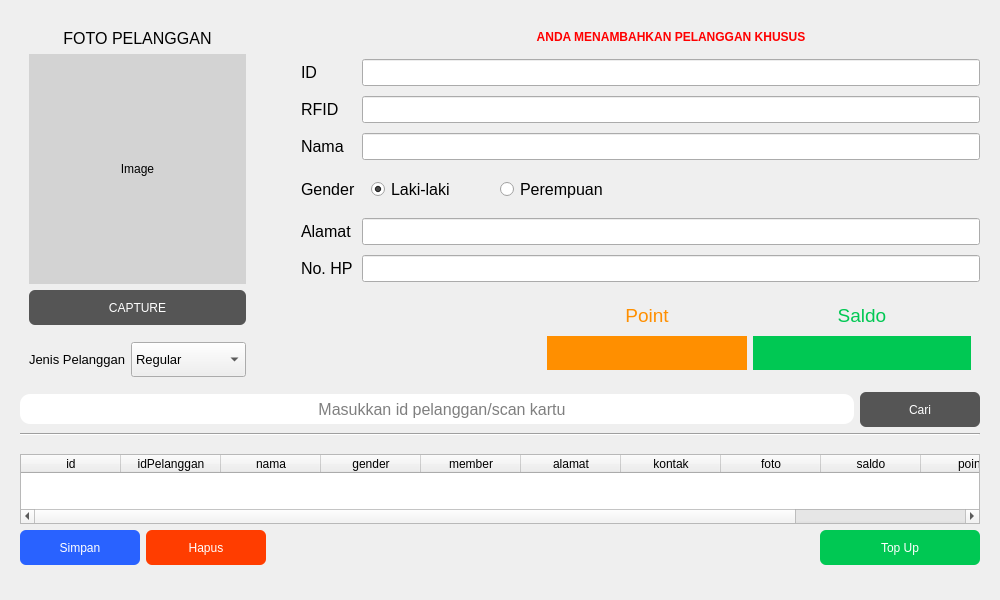
<?xml version="1.0" encoding="UTF-8"?>
<ui version="4.0">
 <class>Form</class>
 <widget class="QWidget" name="Form">
  <property name="geometry">
   <rect>
    <x>0</x>
    <y>0</y>
    <width>1000</width>
    <height>600</height>
   </rect>
  </property>
  <property name="minimumSize">
   <size>
    <width>600</width>
    <height>600</height>
   </size>
  </property>
  <property name="windowTitle">
   <string>Form</string>
  </property>
  <property name="styleSheet">
   <string notr="true"/>
  </property>
  <layout class="QHBoxLayout" name="horizontalLayout">
   <item>
    <widget class="QWidget" name="pelangganWidget" native="true">
     <property name="minimumSize">
      <size>
       <width>350</width>
       <height>0</height>
      </size>
     </property>
     <property name="maximumSize">
      <size>
       <width>16777215</width>
       <height>16777215</height>
      </size>
     </property>
     <property name="styleSheet">
      <string notr="true"/>
     </property>
     <layout class="QVBoxLayout" name="verticalLayout_3">
      <property name="spacing">
       <number>0</number>
      </property>
      <property name="leftMargin">
       <number>0</number>
      </property>
      <property name="topMargin">
       <number>0</number>
      </property>
      <property name="rightMargin">
       <number>0</number>
      </property>
      <property name="bottomMargin">
       <number>0</number>
      </property>
      <item>
       <widget class="QWidget" name="widget_4" native="true">
        <property name="styleSheet">
         <string notr="true"/>
        </property>
        <layout class="QGridLayout" name="gridLayout_3">
         <item row="0" column="1">
          <layout class="QGridLayout" name="gridLayout_2">
           <item row="8" column="1">
            <widget class="QWidget" name="widget_7" native="true">
             <property name="maximumSize">
              <size>
               <width>16777215</width>
               <height>87</height>
              </size>
             </property>
             <layout class="QGridLayout" name="gridLayout_4">
              <item row="0" column="2">
               <widget class="QLabel" name="labelsaldo">
                <property name="font">
                 <font>
                  <pointsize>14</pointsize>
                 </font>
                </property>
                <property name="styleSheet">
                 <string notr="true">color: #00c853;</string>
                </property>
                <property name="text">
                 <string>Saldo</string>
                </property>
                <property name="alignment">
                 <set>Qt::AlignCenter</set>
                </property>
               </widget>
              </item>
              <item row="1" column="2">
               <widget class="QLineEdit" name="saldo">
                <property name="maximumSize">
                 <size>
                  <width>250</width>
                  <height>16777215</height>
                 </size>
                </property>
                <property name="styleSheet">
                 <string notr="true">background-color: #00c853;
border: 2px solid #00c853;
color:white;
padding: 0 3px;
font-size: 18pt;</string>
                </property>
                <property name="alignment">
                 <set>Qt::AlignCenter</set>
                </property>
                <property name="readOnly">
                 <bool>true</bool>
                </property>
               </widget>
              </item>
              <item row="0" column="1">
               <widget class="QLabel" name="labelpoint">
                <property name="maximumSize">
                 <size>
                  <width>16777215</width>
                  <height>16777215</height>
                 </size>
                </property>
                <property name="font">
                 <font>
                  <pointsize>14</pointsize>
                 </font>
                </property>
                <property name="styleSheet">
                 <string notr="true">	color: #ff8f00;</string>
                </property>
                <property name="text">
                 <string>Point</string>
                </property>
                <property name="alignment">
                 <set>Qt::AlignCenter</set>
                </property>
               </widget>
              </item>
              <item row="1" column="1">
               <widget class="QLineEdit" name="point">
                <property name="maximumSize">
                 <size>
                  <width>200</width>
                  <height>16777215</height>
                 </size>
                </property>
                <property name="styleSheet">
                 <string notr="true">background-color: #ff8f00;
border: 2px solid #ff8f00;
color:white;
font-size: 18pt;</string>
                </property>
                <property name="alignment">
                 <set>Qt::AlignCenter</set>
                </property>
                <property name="readOnly">
                 <bool>true</bool>
                </property>
               </widget>
              </item>
              <item row="1" column="0">
               <spacer name="horizontalSpacer_2">
                <property name="orientation">
                 <enum>Qt::Horizontal</enum>
                </property>
                <property name="sizeHint" stdset="0">
                 <size>
                  <width>40</width>
                  <height>20</height>
                 </size>
                </property>
               </spacer>
              </item>
             </layout>
            </widget>
           </item>
           <item row="6" column="1">
            <widget class="QLineEdit" name="alamat">
             <property name="font">
              <font>
               <pointsize>12</pointsize>
              </font>
             </property>
             <property name="clearButtonEnabled">
              <bool>true</bool>
             </property>
            </widget>
           </item>
           <item row="3" column="0">
            <widget class="QLabel" name="labelnama">
             <property name="font">
              <font>
               <pointsize>12</pointsize>
              </font>
             </property>
             <property name="text">
              <string>Nama</string>
             </property>
            </widget>
           </item>
           <item row="2" column="1">
            <widget class="QLineEdit" name="rfid">
             <property name="font">
              <font>
               <pointsize>12</pointsize>
              </font>
             </property>
            </widget>
           </item>
           <item row="1" column="0">
            <widget class="QLabel" name="labelid">
             <property name="font">
              <font>
               <pointsize>12</pointsize>
              </font>
             </property>
             <property name="text">
              <string>ID</string>
             </property>
            </widget>
           </item>
           <item row="4" column="1">
            <widget class="QWidget" name="widget" native="true">
             <property name="maximumSize">
              <size>
               <width>270</width>
               <height>38</height>
              </size>
             </property>
             <layout class="QHBoxLayout" name="horizontalLayout_2">
              <item>
               <widget class="QRadioButton" name="radioButton">
                <property name="font">
                 <font>
                  <pointsize>12</pointsize>
                 </font>
                </property>
                <property name="text">
                 <string>Laki-laki</string>
                </property>
                <property name="checked">
                 <bool>true</bool>
                </property>
               </widget>
              </item>
              <item>
               <widget class="QRadioButton" name="radioButton_2">
                <property name="font">
                 <font>
                  <pointsize>12</pointsize>
                 </font>
                </property>
                <property name="text">
                 <string>Perempuan</string>
                </property>
               </widget>
              </item>
             </layout>
            </widget>
           </item>
           <item row="7" column="0">
            <widget class="QLabel" name="labelhp">
             <property name="font">
              <font>
               <pointsize>12</pointsize>
              </font>
             </property>
             <property name="text">
              <string>No. HP</string>
             </property>
            </widget>
           </item>
           <item row="1" column="1">
            <widget class="QLineEdit" name="ID">
             <property name="font">
              <font>
               <pointsize>12</pointsize>
              </font>
             </property>
             <property name="placeholderText">
              <string/>
             </property>
             <property name="clearButtonEnabled">
              <bool>true</bool>
             </property>
            </widget>
           </item>
           <item row="7" column="1">
            <widget class="QLineEdit" name="hp">
             <property name="font">
              <font>
               <pointsize>12</pointsize>
              </font>
             </property>
             <property name="clearButtonEnabled">
              <bool>true</bool>
             </property>
            </widget>
           </item>
           <item row="3" column="1">
            <widget class="QLineEdit" name="nama">
             <property name="font">
              <font>
               <pointsize>12</pointsize>
              </font>
             </property>
             <property name="clearButtonEnabled">
              <bool>true</bool>
             </property>
            </widget>
           </item>
           <item row="4" column="0">
            <widget class="QLabel" name="labelgender">
             <property name="font">
              <font>
               <pointsize>12</pointsize>
              </font>
             </property>
             <property name="text">
              <string>Gender</string>
             </property>
            </widget>
           </item>
           <item row="2" column="0">
            <widget class="QLabel" name="labelrfid">
             <property name="font">
              <font>
               <pointsize>12</pointsize>
              </font>
             </property>
             <property name="text">
              <string>RFID</string>
             </property>
            </widget>
           </item>
           <item row="6" column="0">
            <widget class="QLabel" name="labelAlamat">
             <property name="font">
              <font>
               <pointsize>12</pointsize>
              </font>
             </property>
             <property name="text">
              <string>Alamat</string>
             </property>
            </widget>
           </item>
           <item row="0" column="1">
            <widget class="QLabel" name="Khusus">
             <property name="maximumSize">
              <size>
               <width>16777215</width>
               <height>25</height>
              </size>
             </property>
             <property name="font">
              <font>
               <weight>75</weight>
               <bold>true</bold>
              </font>
             </property>
             <property name="styleSheet">
              <string notr="true">color: red;</string>
             </property>
             <property name="text">
              <string>ANDA MENAMBAHKAN PELANGGAN KHUSUS</string>
             </property>
             <property name="alignment">
              <set>Qt::AlignCenter</set>
             </property>
            </widget>
           </item>
          </layout>
         </item>
         <item row="3" column="0" colspan="2">
          <widget class="Line" name="line_3">
           <property name="styleSheet">
            <string notr="true"/>
           </property>
           <property name="orientation">
            <enum>Qt::Horizontal</enum>
           </property>
          </widget>
         </item>
         <item row="0" column="0">
          <widget class="QWidget" name="widget_6" native="true">
           <property name="minimumSize">
            <size>
             <width>0</width>
             <height>0</height>
            </size>
           </property>
           <property name="styleSheet">
            <string notr="true"/>
           </property>
           <layout class="QGridLayout" name="gridLayout">
            <item row="4" column="2">
             <spacer name="verticalSpacer">
              <property name="orientation">
               <enum>Qt::Vertical</enum>
              </property>
              <property name="sizeType">
               <enum>QSizePolicy::Maximum</enum>
              </property>
              <property name="sizeHint" stdset="0">
               <size>
                <width>20</width>
                <height>37</height>
               </size>
              </property>
             </spacer>
            </item>
            <item row="1" column="3">
             <spacer name="horizontalSpacer_4">
              <property name="orientation">
               <enum>Qt::Horizontal</enum>
              </property>
              <property name="sizeType">
               <enum>QSizePolicy::Maximum</enum>
              </property>
              <property name="sizeHint" stdset="0">
               <size>
                <width>40</width>
                <height>20</height>
               </size>
              </property>
             </spacer>
            </item>
            <item row="5" column="0">
             <widget class="QLabel" name="label_jenis">
              <property name="font">
               <font>
                <pointsize>10</pointsize>
               </font>
              </property>
              <property name="text">
               <string>Jenis Pelanggan</string>
              </property>
             </widget>
            </item>
            <item row="1" column="0" colspan="3">
             <widget class="QLabel" name="img">
              <property name="minimumSize">
               <size>
                <width>180</width>
                <height>230</height>
               </size>
              </property>
              <property name="styleSheet">
               <string notr="true">background: lightgrey;</string>
              </property>
              <property name="text">
               <string>Image</string>
              </property>
              <property name="alignment">
               <set>Qt::AlignCenter</set>
              </property>
             </widget>
            </item>
            <item row="2" column="0" colspan="3">
             <widget class="QPushButton" name="foto">
              <property name="minimumSize">
               <size>
                <width>0</width>
                <height>35</height>
               </size>
              </property>
              <property name="styleSheet">
               <string notr="true">QPushButton {
	background: #555;
	border-radius: 6px;
	border: none;
	color: white;
	outline: none;
}

QPushButton:pressed {
	border: 2px solid #555;
	background: white;
	color: #555;
}</string>
              </property>
              <property name="text">
               <string>CAPTURE</string>
              </property>
             </widget>
            </item>
            <item row="0" column="0" colspan="3">
             <widget class="QLabel" name="data">
              <property name="font">
               <font>
                <pointsize>12</pointsize>
                <weight>50</weight>
                <bold>false</bold>
                <underline>false</underline>
               </font>
              </property>
              <property name="styleSheet">
               <string notr="true"/>
              </property>
              <property name="text">
               <string>FOTO PELANGGAN</string>
              </property>
              <property name="alignment">
               <set>Qt::AlignCenter</set>
              </property>
             </widget>
            </item>
            <item row="5" column="1" colspan="2">
             <widget class="QComboBox" name="comboBox">
              <property name="minimumSize">
               <size>
                <width>115</width>
                <height>35</height>
               </size>
              </property>
              <property name="font">
               <font>
                <pointsize>10</pointsize>
               </font>
              </property>
              <item>
               <property name="text">
                <string>Regular</string>
               </property>
              </item>
              <item>
               <property name="text">
                <string>Khusus</string>
               </property>
              </item>
             </widget>
            </item>
           </layout>
          </widget>
         </item>
         <item row="1" column="0" colspan="2">
          <layout class="QHBoxLayout" name="horizontalLayout_3">
           <item>
            <widget class="QLineEdit" name="cari">
             <property name="minimumSize">
              <size>
               <width>0</width>
               <height>30</height>
              </size>
             </property>
             <property name="font">
              <font>
               <pointsize>12</pointsize>
              </font>
             </property>
             <property name="styleSheet">
              <string notr="true">border-radius: 10px;
padding-left: 10px;</string>
             </property>
             <property name="alignment">
              <set>Qt::AlignCenter</set>
             </property>
             <property name="placeholderText">
              <string>Masukkan id pelanggan/scan kartu</string>
             </property>
            </widget>
           </item>
           <item>
            <widget class="QPushButton" name="cariBtn_2">
             <property name="minimumSize">
              <size>
               <width>120</width>
               <height>35</height>
              </size>
             </property>
             <property name="styleSheet">
              <string notr="true">QPushButton {
	background: #555;
	border-radius: 6px;
	border: none;
	color: white;
	outline: none;
}

QPushButton:pressed {
	border: 2px solid #555;
	background: white;
	color: #555;
}</string>
             </property>
             <property name="text">
              <string>Cari</string>
             </property>
            </widget>
           </item>
          </layout>
         </item>
        </layout>
       </widget>
      </item>
      <item>
       <widget class="QWidget" name="widget_5" native="true">
        <property name="styleSheet">
         <string notr="true"/>
        </property>
        <layout class="QGridLayout" name="gridLayout_6">
         <item row="3" column="1">
          <widget class="QPushButton" name="hapus">
           <property name="minimumSize">
            <size>
             <width>120</width>
             <height>35</height>
            </size>
           </property>
           <property name="styleSheet">
            <string notr="true">QPushButton {
	background: #ff3d00;
	border-radius: 6px;
	border: none;
	color: white;
	outline: none;
}

QPushButton:pressed {
	border: 2px solid #ff3d00;
	background: white;
	color: #ff3d00;
}</string>
           </property>
           <property name="text">
            <string>Hapus</string>
           </property>
          </widget>
         </item>
         <item row="3" column="0">
          <widget class="QPushButton" name="simpan">
           <property name="minimumSize">
            <size>
             <width>120</width>
             <height>35</height>
            </size>
           </property>
           <property name="styleSheet">
            <string notr="true">QPushButton {
	background: #2962ff;
	border-radius: 6px;
	border: none;
	color: white;
	outline: none;
}

QPushButton:pressed {
	border: 2px solid #2962ff;
	background: white;
	color: #2962ff;
}</string>
           </property>
           <property name="text">
            <string>Simpan</string>
           </property>
          </widget>
         </item>
         <item row="3" column="3">
          <widget class="QPushButton" name="Topup">
           <property name="minimumSize">
            <size>
             <width>160</width>
             <height>35</height>
            </size>
           </property>
           <property name="styleSheet">
            <string notr="true">QPushButton {
	background: #00c853;
	border-radius: 6px;
	border: none;
	color: white;
	outline: none;
}

QPushButton:pressed {
	border: 2px solid #00c853;
	background: white;
	color: #00c853;
}</string>
           </property>
           <property name="text">
            <string>Top Up</string>
           </property>
          </widget>
         </item>
         <item row="0" column="0" colspan="4">
          <widget class="QTableWidget" name="tabelPelanggan">
           <property name="sizePolicy">
            <sizepolicy hsizetype="Expanding" vsizetype="Expanding">
             <horstretch>0</horstretch>
             <verstretch>0</verstretch>
            </sizepolicy>
           </property>
           <property name="focusPolicy">
            <enum>Qt::ClickFocus</enum>
           </property>
           <property name="sizeAdjustPolicy">
            <enum>QAbstractScrollArea::AdjustToContents</enum>
           </property>
           <property name="editTriggers">
            <set>QAbstractItemView::NoEditTriggers</set>
           </property>
           <property name="selectionMode">
            <enum>QAbstractItemView::ExtendedSelection</enum>
           </property>
           <property name="selectionBehavior">
            <enum>QAbstractItemView::SelectRows</enum>
           </property>
           <attribute name="horizontalHeaderCascadingSectionResizes">
            <bool>true</bool>
           </attribute>
           <column>
            <property name="text">
             <string>id</string>
            </property>
           </column>
           <column>
            <property name="text">
             <string>idPelanggan</string>
            </property>
           </column>
           <column>
            <property name="text">
             <string>nama</string>
            </property>
           </column>
           <column>
            <property name="text">
             <string>gender</string>
            </property>
           </column>
           <column>
            <property name="text">
             <string>member</string>
            </property>
           </column>
           <column>
            <property name="text">
             <string>alamat</string>
            </property>
           </column>
           <column>
            <property name="text">
             <string>kontak</string>
            </property>
           </column>
           <column>
            <property name="text">
             <string>foto</string>
            </property>
           </column>
           <column>
            <property name="text">
             <string>saldo</string>
            </property>
           </column>
           <column>
            <property name="text">
             <string>point</string>
            </property>
           </column>
           <column>
            <property name="text">
             <string>rfid</string>
            </property>
           </column>
          </widget>
         </item>
         <item row="3" column="2">
          <spacer name="horizontalSpacer">
           <property name="orientation">
            <enum>Qt::Horizontal</enum>
           </property>
           <property name="sizeHint" stdset="0">
            <size>
             <width>40</width>
             <height>20</height>
            </size>
           </property>
          </spacer>
         </item>
         <item row="4" column="2">
          <spacer name="verticalSpacer_2">
           <property name="orientation">
            <enum>Qt::Vertical</enum>
           </property>
           <property name="sizeType">
            <enum>QSizePolicy::Fixed</enum>
           </property>
           <property name="sizeHint" stdset="0">
            <size>
             <width>20</width>
             <height>15</height>
            </size>
           </property>
          </spacer>
         </item>
        </layout>
       </widget>
      </item>
     </layout>
    </widget>
   </item>
  </layout>
 </widget>
 <resources/>
 <connections/>
</ui>
